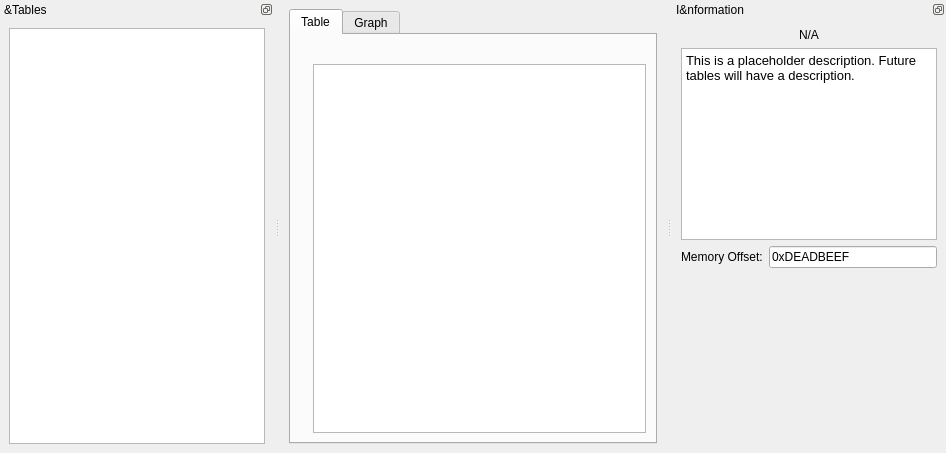
<?xml version="1.0" encoding="UTF-8"?>
<ui version="4.0">
 <class>TuneEditor</class>
 <widget class="QMainWindow" name="TuneEditor">
  <property name="geometry">
   <rect>
    <x>0</x>
    <y>0</y>
    <width>946</width>
    <height>453</height>
   </rect>
  </property>
  <property name="windowTitle">
   <string>LibreTuner - Tune Editor</string>
  </property>
  <widget class="QWidget" name="centralWidget">
   <layout class="QHBoxLayout" name="horizontalLayout">
    <item>
     <widget class="QTabWidget" name="tabWidget">
      <property name="currentIndex">
       <number>0</number>
      </property>
      <widget class="QWidget" name="tabTable">
       <attribute name="title">
        <string>Table</string>
       </attribute>
       <layout class="QHBoxLayout" name="horizontalLayout_2">
        <item>
         <widget class="QLabel" name="labelAxisY">
          <property name="maximumSize">
           <size>
            <width>110</width>
            <height>16777215</height>
           </size>
          </property>
          <property name="text">
           <string/>
          </property>
          <property name="alignment">
           <set>Qt::AlignCenter</set>
          </property>
         </widget>
        </item>
        <item>
         <layout class="QVBoxLayout" name="verticalLayout_3">
          <property name="spacing">
           <number>6</number>
          </property>
          <item>
           <widget class="QLabel" name="labelAxisX">
            <property name="text">
             <string/>
            </property>
            <property name="alignment">
             <set>Qt::AlignCenter</set>
            </property>
           </widget>
          </item>
          <item>
           <widget class="QTableView" name="tableEdit">
            <attribute name="horizontalHeaderMinimumSectionSize">
             <number>70</number>
            </attribute>
           </widget>
          </item>
         </layout>
        </item>
       </layout>
      </widget>
      <widget class="QWidget" name="tabGraph">
       <attribute name="title">
        <string>Graph</string>
       </attribute>
      </widget>
     </widget>
    </item>
   </layout>
  </widget>
  <widget class="QDockWidget" name="dockWidget">
   <property name="features">
    <set>QDockWidget::DockWidgetFloatable|QDockWidget::DockWidgetMovable</set>
   </property>
   <property name="windowTitle">
    <string>&amp;Tables</string>
   </property>
   <attribute name="dockWidgetArea">
    <number>1</number>
   </attribute>
   <widget class="QWidget" name="dockWidgetContents">
    <property name="sizePolicy">
     <sizepolicy hsizetype="Preferred" vsizetype="Preferred">
      <horstretch>0</horstretch>
      <verstretch>0</verstretch>
     </sizepolicy>
    </property>
    <layout class="QVBoxLayout" name="verticalLayout">
     <item>
      <widget class="QTreeWidget" name="treeTables">
       <attribute name="headerVisible">
        <bool>false</bool>
       </attribute>
       <column>
        <property name="text">
         <string notr="true">1</string>
        </property>
       </column>
      </widget>
     </item>
    </layout>
   </widget>
  </widget>
  <widget class="QDockWidget" name="dockWidget_3">
   <property name="features">
    <set>QDockWidget::DockWidgetFloatable|QDockWidget::DockWidgetMovable</set>
   </property>
   <property name="windowTitle">
    <string>I&amp;nformation</string>
   </property>
   <attribute name="dockWidgetArea">
    <number>2</number>
   </attribute>
   <widget class="QWidget" name="dockWidgetContents_3">
    <layout class="QVBoxLayout" name="verticalLayout_2">
     <item>
      <widget class="QLabel" name="infoName">
       <property name="text">
        <string>N/A</string>
       </property>
       <property name="alignment">
        <set>Qt::AlignCenter</set>
       </property>
      </widget>
     </item>
     <item>
      <widget class="QTextEdit" name="infoDesc">
       <property name="sizePolicy">
        <sizepolicy hsizetype="Expanding" vsizetype="Preferred">
         <horstretch>0</horstretch>
         <verstretch>0</verstretch>
        </sizepolicy>
       </property>
       <property name="readOnly">
        <bool>true</bool>
       </property>
       <property name="html">
        <string>&lt;!DOCTYPE HTML PUBLIC &quot;-//W3C//DTD HTML 4.0//EN&quot; &quot;http://www.w3.org/TR/REC-html40/strict.dtd&quot;&gt;
&lt;html&gt;&lt;head&gt;&lt;meta name=&quot;qrichtext&quot; content=&quot;1&quot; /&gt;&lt;style type=&quot;text/css&quot;&gt;
p, li { white-space: pre-wrap; }
&lt;/style&gt;&lt;/head&gt;&lt;body style=&quot; font-family:'Noto Sans'; font-size:10pt; font-weight:400; font-style:normal;&quot;&gt;
&lt;p style=&quot; margin-top:0px; margin-bottom:0px; margin-left:0px; margin-right:0px; -qt-block-indent:0; text-indent:0px;&quot;&gt;This is a placeholder description. Future tables will have a description.&lt;/p&gt;&lt;/body&gt;&lt;/html&gt;</string>
       </property>
      </widget>
     </item>
     <item>
      <layout class="QFormLayout" name="formLayout">
       <item row="0" column="0">
        <widget class="QLabel" name="memoryOffsetLabel">
         <property name="text">
          <string>Memory Offset:</string>
         </property>
        </widget>
       </item>
       <item row="0" column="1">
        <widget class="QLineEdit" name="labelMemory">
         <property name="text">
          <string>0xDEADBEEF</string>
         </property>
         <property name="readOnly">
          <bool>true</bool>
         </property>
        </widget>
       </item>
      </layout>
     </item>
     <item>
      <spacer name="verticalSpacer">
       <property name="orientation">
        <enum>Qt::Vertical</enum>
       </property>
       <property name="sizeHint" stdset="0">
        <size>
         <width>0</width>
         <height>0</height>
        </size>
       </property>
      </spacer>
     </item>
    </layout>
   </widget>
  </widget>
 </widget>
 <resources/>
 <connections/>
</ui>
